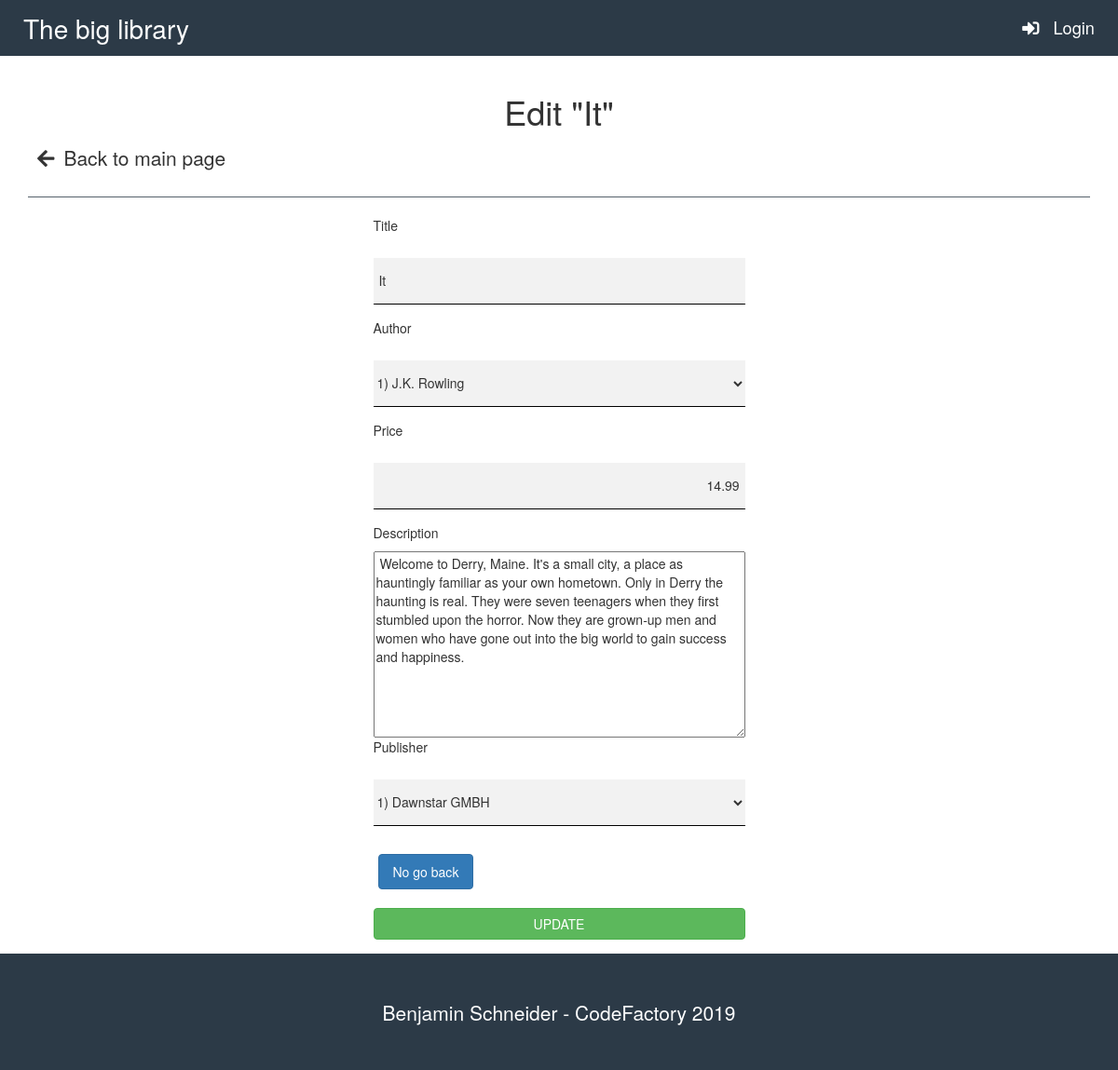
/update.php?id=2, run on an earlier commit of the app's database.
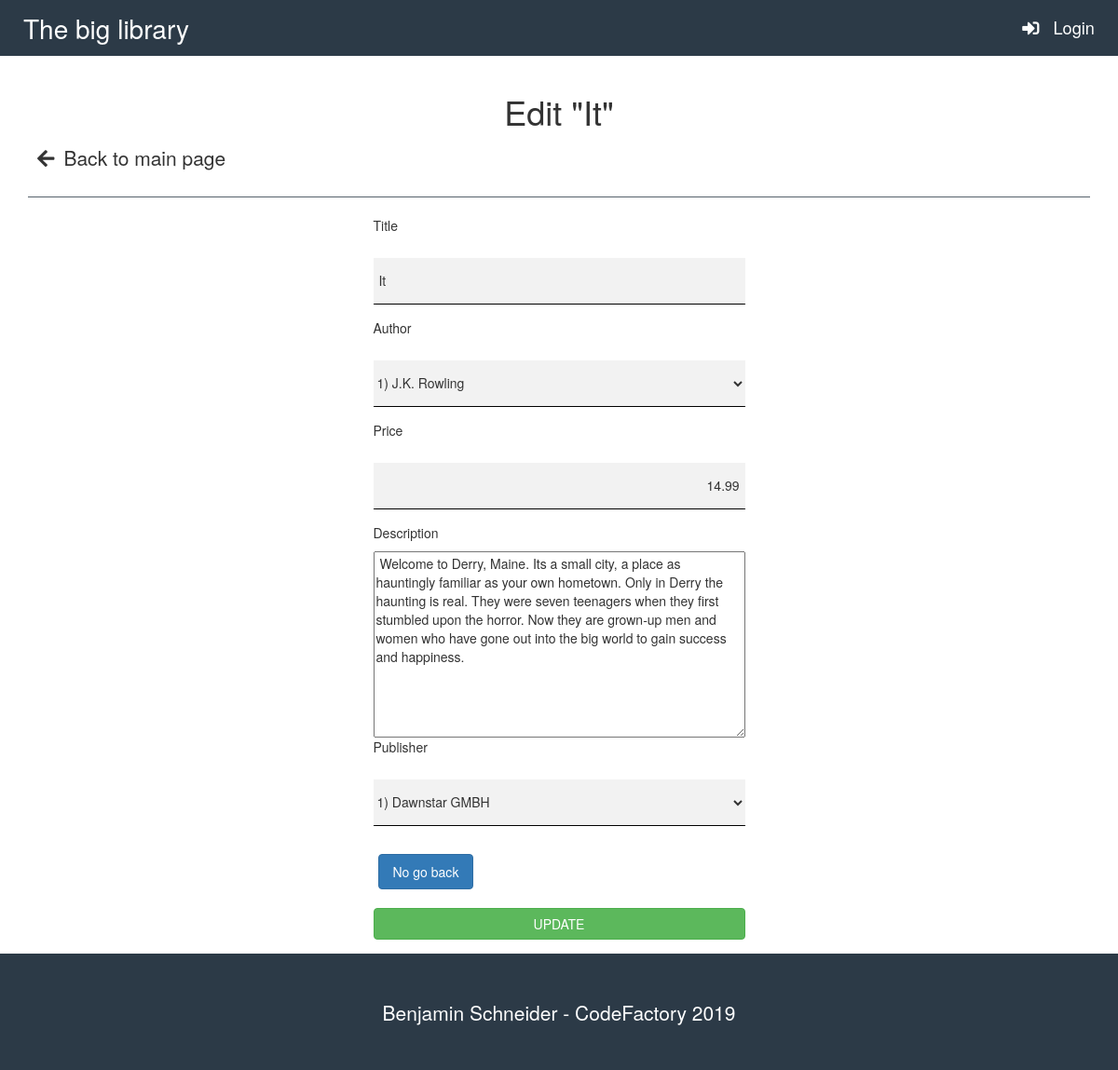
And on a later commit of the database.
### tables this page shows
CREATE TABLE `media` (
  `media_id` int(11) NOT NULL,
  `mediaTitle` varchar(150) DEFAULT NULL,
  `mediaImage` varchar(500) DEFAULT NULL,
  `mediaISBN` varchar(25) DEFAULT NULL,
  `mediaDesc` varchar(500) DEFAULT NULL,
  `mediaPrice` float DEFAULT NULL,
  `mediaStatus` tinyint(1) DEFAULT NULL,
  `fk_library_id` int(11) NOT NULL,
  `fk_type_id` int(11) NOT NULL,
  `fk_author_id` int(11) NOT NULL,
  `fk_publisher_id` int(11) NOT NULL
);

### update.php (the view, shortened to what this page needs)
<?php
	require_once 'db_connection.php';
	if($_GET['id']) {
		$id = $_GET['id'];
		$sql = "SELECT * FROM `media` WHERE media_id = {$id}";
		$result = $mysqli->query($sql);
		$row = $result->fetch_array();
	}
?>
<!DOCTYPE html>
<html lang="en">
<head>
	<link rel="stylesheet" href="https://maxcdn.bootstrapcdn.com/bootstrap/3.3.7/css/bootstrap.min.css">
	<link rel="stylesheet" href="https://use.fontawesome.com/releases/v5.7.2/css/all.css">
	<link rel="stylesheet" type="text/css" href="style.css">
</head>
<body>
	<div class="navbar">
		<p>The big library</p>
		<span class="navbar-login">
			<a href="login.php" title="Zum Login">
			<?php
				if (isset($_SESSION['user'])) {
					$displayName = $userRow['userFirstName']. " ". $userRow['userLastName'];
					echo '<i class="fas fa-sign-out-alt"></i> '.$displayName;
				}
				else {
					echo '<i class="fas fa-sign-in-alt"></i> Login';
				}
			?>
			</a>
		</span>
	</div>
	<div class="container">
		<div class="heading">
			<h1>Edit "<?php echo $row["mediaTitle"] ?>"</h1>
		</div>
		<a class="mainpageback" href="index.php"><i class="fas fa-arrow-left"></i>Back to main page</a>
		<hr>
		<form class="updatemedia" method="POST" accept-charset="utf-8">
			<p>Title</p>
			<input class="field" type="text" name="title" value=" <?php echo $row["mediaTitle"] ?> ">
			<p>Author</p>
			<select class="field" name="author">
				<?php
				$sql = mysqli_query($mysqli, "SELECT * FROM `author`");
				while($rowAuthor = mysqli_fetch_assoc($sql)){
					echo "<option id=". $rowAuthor["author_id"]. ">". $rowAuthor["author_id"]. ")  ". $rowAuthor["authorFirstName"]. " ". $rowAuthor["authorSurName"]. "</option>";
				}
				?>
			</select>
			<p>Price</p>
			<input class="price field" type="text" name="price" value =" <?php echo $row["mediaPrice"] ?>">
			<p>Description</p>
			<textarea name="desc"> <?php echo $row["mediaDesc"] ?></textarea>
			<p>Publisher</p>
			<select class="field" name="publisher">
				<?php
				$sql = mysqli_query($mysqli, "SELECT * FROM `publisher`");
				while($rowPublisher = mysqli_fetch_assoc($sql)){
					echo "<option id=". $rowPublisher["publisher_id"]. ">". $rowPublisher["publisher_id"]. ")  ". $rowPublisher["publisherName"]. "</option>";
				}
				?>
			</select>
			<?php echo "<a href='mediainfo.php?id=". $row['media_id']. "'><button class='btn btn-primary delete' type='button'>No go back</button></a>" ?>
			<input class="btn btn-success" type="submit" name="update" value="UPDATE">
		</form>
	 	</div>
 	<div class="footer">
 		<p>Benjamin Schneider - CodeFactory 2019</p>
 	</div>
</body>
</html>

### style.css (style rules this page uses)
html { position: relative; min-height: 100%; }
body { margin-bottom: 125px; }
.navbar { display: flex; border-radius: 0; background-color: #2C3A47; border: none; }
.navbar p { color: #fff; font-size: 2em; margin: 10px 25px; }
.navbar-login { right: 15px; margin: auto 25px auto auto; font-size: 1.3em; }
.navbar-login a, .navbar-login .fas { color: #fff; }
.heading, .success { text-align: center; }
hr { border-color: rgb(44,58,71, .8); }
.fas { padding: 0; margin: 10px; color: #333333; }
.container > a { text-decoration: none; }
.mainpageback { font-size: 1.5em; color: #333333; margin: 10px 0; }
.price { direction: rtl; }
.delete, .create { margin: 5px; padding: 8px 15px; }
.btn-success { margin: 15px 0; }
textarea { width: 100%; height: 200px; }
.footer { width: 100%; height: 125px; background-color: #2C3A47; display: flex; position: absolute; bottom: 0; }
.footer p { color: #fff; font-size: 1.5em; text-align: center; margin: auto; }
.updatemedia { display: flex; flex-direction: column; width: 35%; margin: auto; }
.field { background-color: rgba(230, 230, 230, .5); height: 50px; margin: 15px 0; outline: none; border: none; border-bottom: 1px solid black; }

What changed in the data, as far as the page shows it:
changed media "It": desc "Welcome to Derry, Maine. It's a small city, a…" → "Welcome to Derry, Maine. Its a small city, a…"
